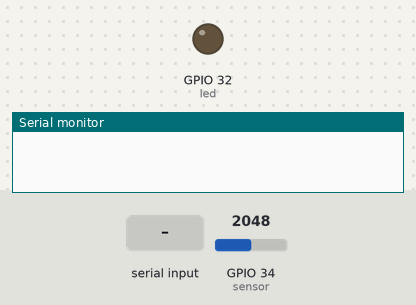
This sketch was run on a simulated ESP32. Parts: output pins drawn as LEDs (lit = HIGH), the last lines printed to the serial monitor. Inputs (shaded band) come from the test bench; at power-on: GPIO 34 (sensor) = 2048.

Above: at 1.2 s.
1.3 s: "1" received over Serial
At 1.47 s:
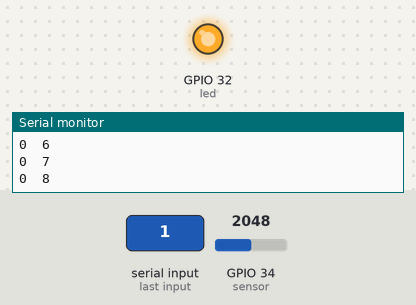
At 12.24 s:
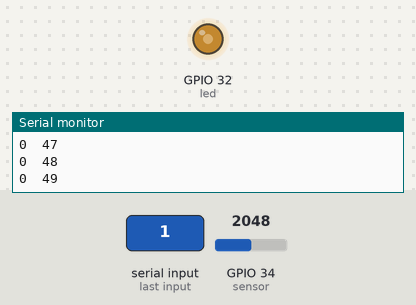
Timing chart, 0 to 13.5 s (numbered marks = the images above; inputs shaded):
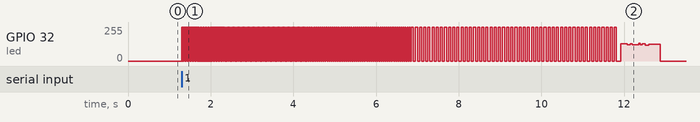

The sketch:

tcrt5000_intervalos_testes.ino
```cpp
#define sensor 34
#define led 32
#define montante 50

int inicio, noise, a, b, c, num, i;
float faixa;
int count = 0, soma = 0, soma_var = 0;
float media10, variancia10, media20, variancia20, media25, variancia25, media50, variancia50, media5_5, variancia5_5, media10_10, variancia10_10, media15_15, variancia15_15, media20_20, variancia20_20;
int leituras_intervalo;
int soma_a, soma_b, count2;
char incomingChar;
int vet[montante];


void setup() {
  pinMode(sensor, INPUT);
  pinMode(led,OUTPUT);
  Serial.begin(115200);
}

void loop() {
 /*--- PROGRAMA DE CALIBRAGEM TCRT5000 ---*/

  while (Serial.available() > 0) {
  // Lê o próximo caractere da porta serial
  Serial.println("Digite (1) para iniciar teste | Digite (2) para reiniciar");
  incomingChar = Serial.read();

  switch(incomingChar){

  //onde os testes de fato sao realizados
  case '1':

  //TESTE 1
  Serial.println("TESTE 10ms entre ON/OFF (20ms para cada leitura)");

  while(count < montante){
  digitalWrite(led, HIGH);
  delay(10);
  a = analogRead(sensor);
  digitalWrite(led, LOW);
  delay(10);
  b = analogRead(sensor);

  c = a - b;
  vet[count] = c;
  soma = soma + c;
  count++;
  Serial.print(c);       //denoised signal
  Serial.print("\t");
  Serial.print(count);         //noise+signal
  Serial.print("\t");
  Serial.println();
  }

  media10 = (soma/montante);
  Serial.println();
  Serial.print("Media(10ms):");
  Serial.print(media10);
  Serial.println();

  //calculando a variancia amostral
  for(i = 0; i < montante; i++){
    soma_var = soma_var + ( (vet[i] - media10)*(vet[i] - media10) );
  }

  variancia10 = sqrt(soma_var/(montante-1));
  Serial.print("Variancia(10ms):");
  Serial.print(variancia10);
  Serial.println();

  //TESTE 2
  soma = 0;
  count = 0;
  soma_var = 0;
  i = 0;
  for(i = 0; i < montante; i++){
    vet[i] = 0;
  }

  Serial.println("TESTE 20ms entre ON/OFF (40ms para cada leitura)");

  while(count < montante){
  digitalWrite(led, HIGH);
  delay(20);
  a = analogRead(sensor);
  digitalWrite(led, LOW);
  delay(20);
  b = analogRead(sensor);

  c = a - b;
  vet[count] = c;
  soma = soma + c;
  count++;
  Serial.print(c);       //denoised signal
  Serial.print("\t");
  Serial.print(count);         //noise+signal
  Serial.print("\t");
  Serial.println();
  }

  media20 = (soma/montante);
  Serial.println();
  Serial.print("Media(20ms):");
  Serial.print(media20);
  Serial.println();

  //calculando a variancia amostral
  for(i = 0; i < montante; i++){
    soma_var = soma_var + ( (vet[i] - media20)*(vet[i] - media20) );
  }
  variancia20 = sqrt(soma_var/(montante-1));
  Serial.print("Variancia(20ms):");
  Serial.print(variancia20);
  Serial.println();

  //TESTE 3
  soma = 0;
  count = 0;
  soma_var = 0;
  i = 0;
  for(i = 0; i < montante; i++){
    vet[i] = 0;
  }

  Serial.println("TESTE 25ms entre ON/OFF (50ms para cada leitura)");

  while(count < montante){
  digitalWrite(led, HIGH);
  delay(25);
  a = analogRead(sensor);
  digitalWrite(led, LOW);
  delay(25);
  b = analogRead(sensor);

  c = a - b;
  vet[count] = c;
  soma = soma + c;
  count++;
  Serial.print(c);       //denoised signal
  Serial.print("\t");
  Serial.print(count);         //noise+signal
  Serial.print("\t");
  Serial.println();
  }

  media25 = (soma/montante);
  Serial.println();
  Serial.print("Media(25ms):");
  Serial.print(media25);
  Serial.println();

  //calculando a variancia amostral
  for(i = 0; i < montante; i++){
    soma_var = soma_var + ( (vet[i] - media25)*(vet[i] - media25) );
  }
  variancia25 = sqrt(soma_var/(montante-1));
  Serial.print("Variancia(25ms):");
  Serial.print(variancia25);
  Serial.println();

  //TESTE 4
  soma = 0;
  count = 0;
  soma_var = 0;
  for(i = 0; i < montante; i++){
    vet[i] = 0;
  }

  Serial.println("TESTE 50ms entre ON/OFF (100ms para cada leitura)");

  while(count < montante){
  digitalWrite(led, HIGH);
  delay(50);
  a = analogRead(sensor);
  digitalWrite(led, LOW);
  delay(50);
  b = analogRead(sensor);

  c = a - b;
  vet[count] = c;
  soma = soma + c;
  count++;
  Serial.print(c);       //denoised signal
  Serial.print("\t");
  Serial.print(count);         //noise+signal
  Serial.print("\t");
  Serial.println();
  }

  media50 = (soma/montante);
  Serial.println();
  Serial.print("Media(50ms):");
  Serial.print(media50);
  Serial.println();

  //calculando a variancia amostral
  for(i = 0; i < montante; i++){
    soma_var = soma_var + ( (vet[i] - media50)*(vet[i] - media50) );
  }
  variancia50 = sqrt(soma_var/(montante-1));
  Serial.print("Variancia(50ms):");
  Serial.print(variancia50);
  Serial.println();

  //TESTE 5 (SOMATORIO)
  leituras_intervalo = 5;
  soma = 0;
  count = 0;
  soma_var = 0;
  for(i = 0; i < montante; i++){
    vet[i] = 0;
  }

  Serial.println("TESTE 5 leituras entre ON/OFF");

  while(count < montante){

  soma_a = 0;
  digitalWrite(led, HIGH);
  delay(1);
  while(count2 < leituras_intervalo){
    a = analogRead(sensor);
    soma_a = soma_a + a;
    count2++;
  }

  soma_b = 0;
  count2 = 0;
  digitalWrite(led, LOW);
  delay(1);
  while(count2 < leituras_intervalo){
    b = analogRead(sensor);
    soma_b = soma_b + b;
    count2++;
  }
  count2 = 0;

  c = ((soma_a/5) - (soma_b/5));
  vet[count] = c;
  soma = soma + c;
  count++;
  Serial.print(c);       //denoised signal
  Serial.print("\t");
  Serial.print(count);         //noise+signal
  Serial.print("\t");
  Serial.println();

  }//fim do while

  media5_5 = (soma/montante);
  Serial.println();
  Serial.print("Media(5_5):");
  Serial.print(media5_5);
  Serial.println();

  //calculando a variancia amostral
  for(i = 0; i < montante; i++){
    soma_var = soma_var + ( (vet[i] - media5_5)*(vet[i] - media5_5) );
  }
  variancia5_5 = sqrt(soma_var/(montante-1));
  Serial.print("Variancia(5_5):");
  Serial.print(variancia5_5);
  Serial.println();

  //TESTE 6 (SOMATORIO 2)
  leituras_intervalo = 10;
  soma = 0;
  count = 0;
  soma_var = 0;
  count2 = 0;
  for(i = 0; i < montante; i++){
    vet[i] = 0;
  }

  Serial.println("TESTE 10 leituras entre ON/OFF");

  while(count < montante){

  soma_a = 0;
  digitalWrite(led, HIGH);
  delay(1);
  while(count2 < leituras_intervalo){
    a = analogRead(sensor);
    soma_a = soma_a + a;
    count2++;
  }

  soma_b = 0;
  count2 = 0;
  digitalWrite(led, LOW);
  delay(1);
  while(count2 < leituras_intervalo){
    b = analogRead(sensor);
    soma_b = soma_b + b;
    count2++;
  }
  count2 = 0;

  c = ((soma_a/leituras_intervalo) - (soma_b/leituras_intervalo));
  vet[count] = c;
  soma = soma + c;
  count++;
  Serial.print(c);       //denoised signal
  Serial.print("\t");
  Serial.print(count);         //noise+signal
  Serial.print("\t");
  Serial.println();

  }//fim do while

  media10_10 = (soma/montante);
  Serial.println();
  Serial.print("Media(10_10):");
  Serial.print(media10_10);
  Serial.println();

  //calculando a variancia amostral
  for(i = 0; i < montante; i++){
    soma_var = soma_var + ( (vet[i] - media10_10)*(vet[i] - media10_10) );
  }
  variancia10_10 = sqrt(soma_var/(montante-1));
  Serial.print("Variancia(10_10):");
  Serial.print(variancia10_10);
  Serial.println();


  //TESTE 7 (SOMATORIO 3)
  leituras_intervalo = 15;
  soma = 0;
  count = 0;
  soma_var = 0;
  count2 = 0;
  for(i = 0; i < montante; i++){
    vet[i] = 0;
  }

  Serial.println("TESTE 15 leituras entre ON/OFF");

  while(count < montante){

  soma_a = 0;
  digitalWrite(led, HIGH);
  delay(1);
  while(count2 < leituras_intervalo){
    a = analogRead(sensor);
    soma_a = soma_a + a;
    count2++;
  }

  soma_b = 0;
  count2 = 0;
  digitalWrite(led, LOW);
  delay(1);
  while(count2 < leituras_intervalo){
    b = analogRead(sensor);
    soma_b = soma_b + b;
    count2++;
  }
  count2 = 0;

  c = ((soma_a/leituras_intervalo) - (soma_b/leituras_intervalo));
  vet[count] = c;
  soma = soma + c;
  count++;
  Serial.print(c);       //denoised signal
  Serial.print("\t");
  Serial.print(count);         //noise+signal
  Serial.print("\t");
  Serial.println();

  }//fim do while

  media15_15 = (soma/montante);
  Serial.println();
  Serial.print("Media(15_15):");
  Serial.print(media15_15);
  Serial.println();

  //calculando a variancia amostral
  for(i = 0; i < montante; i++){
    soma_var = soma_var + ( (vet[i] - media15_15)*(vet[i] - media15_15) );
  }
  variancia15_15 = sqrt(soma_var/(montante-1));
  Serial.print("Variancia(15_15):");
  Serial.print(variancia15_15);
  Serial.println();

  //TESTE 8 (SOMATORIO 4)
  leituras_intervalo = 20;
  soma = 0;
  count = 0;
  soma_var = 0;
  count2 = 0;
  for(i = 0; i < montante; i++){
    vet[i] = 0;
  }

  Serial.println("TESTE 20 leituras entre ON/OFF");

  while(count < montante){

  soma_a = 0;
  digitalWrite(led, HIGH);
  delay(1);
  while(count2 < leituras_intervalo){
    a = analogRead(sensor);
    soma_a = soma_a + a;
    count2++;
  }

  soma_b = 0;
  count2 = 0;
  digitalWrite(led, LOW);
  delay(1);
  while(count2 < leituras_intervalo){
    b = analogRead(sensor);
    soma_b = soma_b + b;
    count2++;
  }
  count2 = 0;

  c = ((soma_a/leituras_intervalo) - (soma_b/leituras_intervalo));
  vet[count] = c;
  soma = soma + c;
  count++;
  Serial.print(c);       //denoised signal
  Serial.print("\t");
  Serial.print(count);         //noise+signal
  Serial.print("\t");
  Serial.println();

  }//fim do while

  media20_20 = (soma/montante);
  /*
  Serial.println();
  Serial.print("Media(20_20):");
  Serial.print(media20_20);
  Serial.println();
  */

  //calculando a variancia amostral
  for(i = 0; i < montante; i++){
    soma_var = soma_var + ( (vet[i] - media20_20)*(vet[i] - media20_20) );
  }
  variancia20_20 = sqrt(soma_var/(montante-1));
  /*
  Serial.print("Variancia(20_20):");
  Serial.print(variancia20_20);
  Serial.println();
  */

  //PRINTS FINAIS
  Serial.println();
  Serial.print("Media(10ms):");
  Serial.print(media10);
  Serial.println();
   Serial.print("Variancia(10ms):");
  Serial.print(variancia10);
  Serial.println();
    Serial.println();
  Serial.print("Media(20ms):");
  Serial.print(media20);
  Serial.println();
   Serial.print("Variancia(20ms):");
  Serial.print(variancia20);
  Serial.println();
  Serial.println();
  Serial.print("Media(25ms):");
  Serial.print(media25);
  Serial.println();
    Serial.print("Variancia(25ms):");
  Serial.print(variancia25);
  Serial.println();
    Serial.println();
  Serial.print("Media(50ms):");
  Serial.print(media50);
  Serial.println();
    Serial.print("Variancia(50ms):");
  Serial.print(variancia50);
  Serial.println();
    Serial.println();
  Serial.print("Media(5_5):");
  Serial.print(media5_5);
  Serial.println();
    Serial.print("Variancia(5_5):");
  Serial.print(variancia5_5);
  Serial.println();
 Serial.println();
  Serial.print("Media(10_10):");
  Serial.print(media10_10);
  Serial.println();
    Serial.print("Variancia(10_10):");
  Serial.print(variancia10_10);
  Serial.println();
   Serial.println();
  Serial.print("Media(15_15):");
  Serial.print(media15_15);
  Serial.println();
   Serial.print("Variancia(15_15):");
  Serial.print(variancia15_15);
  Serial.println();
 Serial.println();
  Serial.print("Media(20_20):");
  Serial.print(media20_20);
  Serial.println();
    Serial.print("Variancia(20_20):");
  Serial.print(variancia20_20);
  Serial.println();


  break;//break do case 1


  case '2':
  Serial.println("Variaveis resetadas para teste");
  soma = 0;
  media10 = 0;
  variancia10 = 0;
  count = 0;
  soma_var = 0;
  for(i = 0; i < montante; i++){
    vet[i] = 0;
  }

  break;


  default:
  break;

  }//fim do switch

  }//fim do while

}
```
